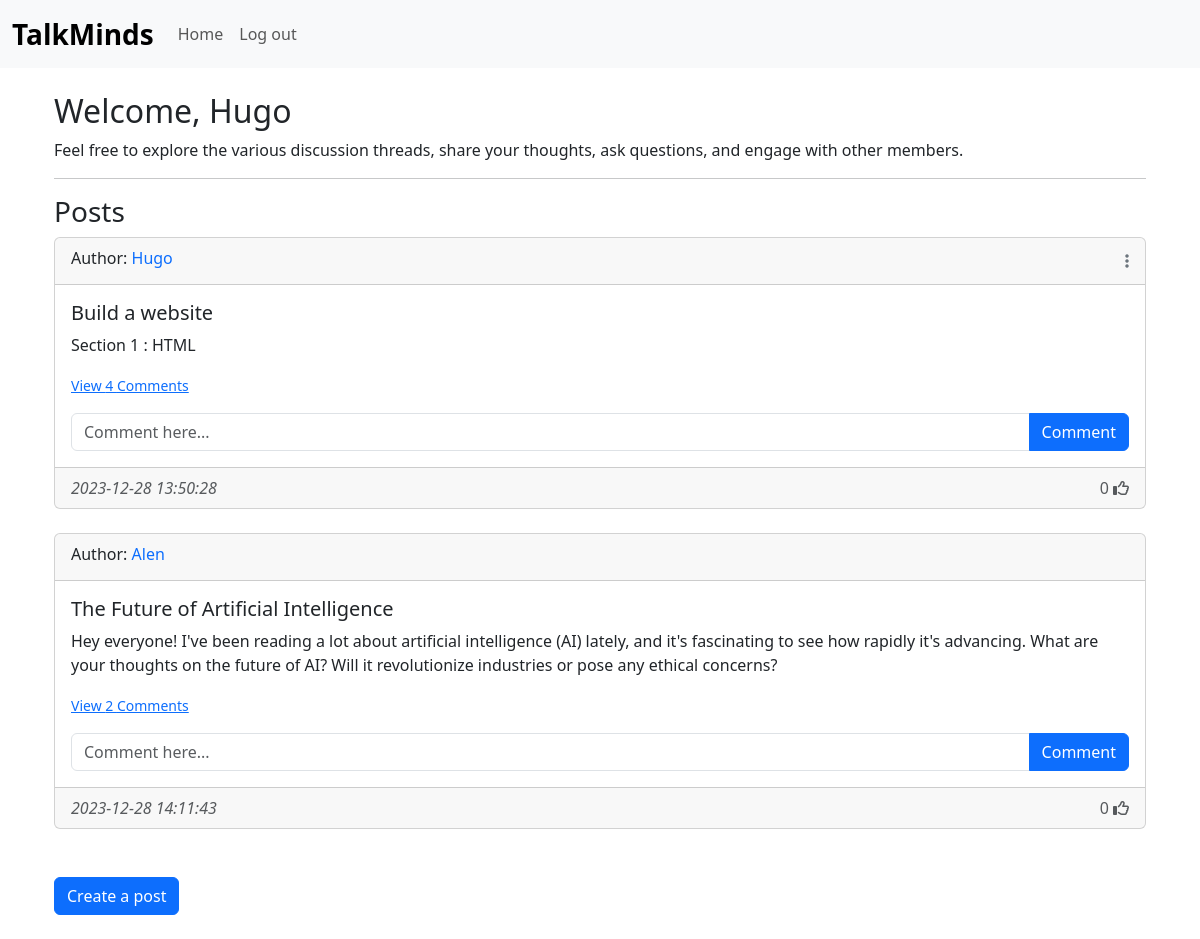
The page /home/ (signed in) on the database its author committed.
### website/models.py (models this page shows)
class User(db.Model, UserMixin):
  id = db.Column(db.Integer, primary_key=True)
  email = db.Column(db.String(150), unique=True)
  username = db.Column(db.String(150), unique=True)
  password = db.Column(db.String(150))
  date_created = db.Column(db.DateTime(timezone=True), default = func.now())
  posts = db.relationship('Post', backref='user', passive_deletes=True)
  comments = db.relationship('Comment', backref='user', passive_deletes=True)
  likes = db.relationship('Like', backref='user', passive_deletes=True)

class Post(db.Model):
  id = db.Column(db.Integer, primary_key=True)
  title = db.Column(db.Text, nullable=False)
  text = db.Column(db.Text, nullable=False)
  date_created = db.Column(db.DateTime(timezone=True), default = func.now())
  author = db.Column(db.Integer, db.ForeignKey('user.id', ondelete='CASCADE'), nullable=False)
  comments = db.relationship('Comment', backref='post', passive_deletes=True)
  likes = db.relationship('Like', backref='post', passive_deletes=True)

### website/views.py (the view)
@views.route("/")
@views.route("/home/")
@login_required
def home():
  posts = Post.query.all()
  return render_template("home.html", user=current_user, posts=posts)

### website/__init__.py (called while the page is built)
def create_app():
  app = Flask(__name__)
  app.config['SECRET_KEY'] = "helloworld"
  app.config['SQLALCHEMY_DATABASE_URI'] = f'sqlite:///{DB_NAME}'
  db.init_app(app)
  from .views import views
  from .auth import auth
  app.register_blueprint(views, url_prefix="/")
  app.register_blueprint(auth, url_prefix="/")
  from .models import User, Post, Comment, Like
  with app.app_context():
    db.create_all()
  login_manager = LoginManager()
  login_manager.login_view = "auth.login"
  login_manager.init_app(app)
  @login_manager.user_loader
  def load_user(id):
    return User.query.get(int(id))
  return app

### website/templates/home.html (shortened to what this page needs)
{% extends "base.html" %}
{% block content %}
<h1 class="fs-2">Welcome, {{ user.username }}</h1>
<p>
  Feel free to explore the various discussion threads, share your thoughts, ask
  questions, and engage with other members.
</p>
<hr />
<h3 class="fs-3">Posts</h3>
<div id="posts">
  {% for post in posts %}
  {% include 'post_div.html' %}
  {% endfor %}
  <br />
  <div>
    <a href="/create-post/" class="btn btn-md btn-primary">Create a post</a>
  </div>
</div>
{% endblock %}

### website/templates/base.html (shortened to what this page needs)
<!DOCTYPE html>
<html lang="en">
  <head>
    <link
      href="https://cdn.jsdelivr.net/npm/bootstrap@5.3.2/dist/css/bootstrap.min.css"
      rel="stylesheet"
    />
  </head>
  <body>
    <nav class="navbar navbar-expand-lg bg-body-tertiary">
      <div class="container-fluid">
        <a class="navbar-brand fw-bold fs-3" href="/">TalkMinds</a>
        <div class="collapse navbar-collapse" id="navbarSupportedContent">
          <ul class="navbar-nav me-auto mb-2 mb-lg-0">
            <li class="nav-item">
              <a class="nav-link" href="/">Home</a>
            </li>
            {% if user.is_authenticated %}
            <li class="nav-item">
              <a class="nav-link" href="/logout">Log out</a>
            </li>
            {% endif %}
          </ul>
        </div>
      </div>
    </nav>
    <div class="container p-4">{% block content %}{% endblock %}</div>
  </body>
</html>

### website/templates/post_div.html (shortened to what this page needs)
<div class="card">
  <div class="card-header d-flex justify-content-between align-items-center">
    <div class="flex-grow-1">
      <span>Author:</span>
      <a href="/posts/{{post.user.username}}">
        <h6 class="d-inline-block">{{post.user.username}}</h6>
      </a>
    </div>
    {% if user.id == post.author %}
    <div class="btn-group">
      <a class="" href="#" data-bs-toggle="dropdown" aria-expanded="false">
        <i class="fas fa-ellipsis-v text-secondary"></i>
      </a>
    </div>
    {% endif %}
  </div>
  <div class="card-body">
    <h5 class="card-title">{{ post.title }}</h5>
    <div class="card-text">{{ post.text }}</div>
    <div class="card-text mt-3">
      {% if post.comments|length > 0 %}
      <a href="#comment-{{post.id}}" data-bs-toggle="collapse" role="button">
        <small>View {{post.comments|length}} Comments</small>
      </a>
      {% else %}
      <small class="text-muted">No comments</small>
      {% endif %}
    </div>
    <form
      method="POST"
      class="input-group mt-3"
      action="/create-comment/{{post.id}}"
    >
      <input
        type="text"
        id="text"
        name="text"
        class="form-control"
        placeholder="Comment here..."
      />
      <button class="btn btn-primary" type="submit">Comment</button>
    </form>
  </div>
  <div class="card-footer text-muted d-flex justify-content-between">
    <em>{{post.date_created}}</em>
    <div>
      <span id="liks-count-{{post.id}}">{{ post.likes|length }}</span>
      {% if user.id in post.likes|map(attribute="author")|list %}
      <i
        class="fas fa-thumbs-up"
        id="like-button-{{post.id}}"
        onclick="like({{post.id}})"
      ></i>
      {% else %}
      <i
        class="far fa-thumbs-up"
        id="like-button-{{post.id}}"
        onclick="like({{post.id}})"
      ></i>
      {% endif %}
    </div>
  </div>
</div>
<br />

### rows shown on the page
User: username "Hugo"
Post: user.username "Hugo", title "Build a website", text "Section 1 : HTML", comments|length "4", date_created "2023-12-28 13:50:28", likes|length "0"
Post: user.username "Alen", title "The Future of Artificial Intelligence", text "Hey everyone! I've been reading a lot about artificial intelligence (AI) lately, and it's fascinating to see how rapidly it's advancing. What are your thoughts on the future of AI? Will it revolutionize industries or pose any ethical concerns?", comments|length "2", date_created "2023-12-28 14:11:43", likes|length "0"
